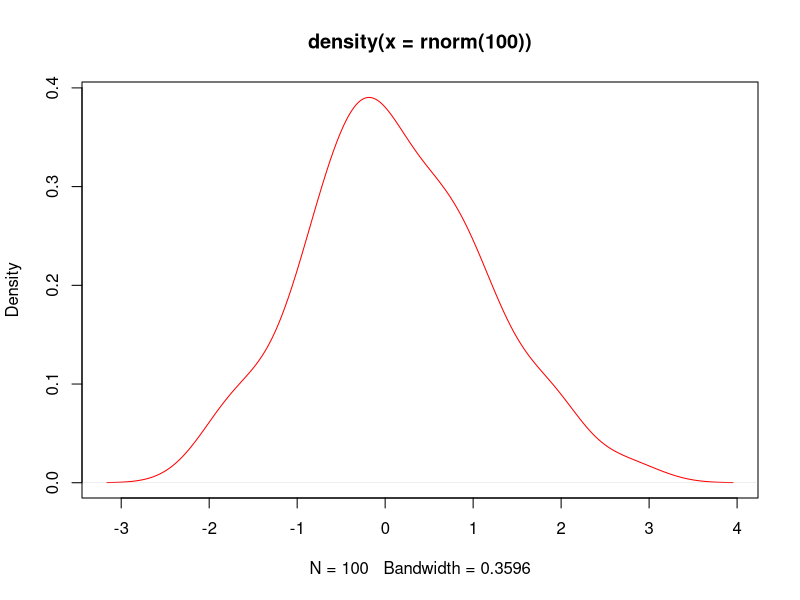

Write the R code that produced this figure.
## ---- chunk 1
plot(density(rnorm(100)), col = "red")
## ---- chunk 2
x = 5
x <- 5
assign("x", 5)
## ---- chunk 3
x <- c(1, 3, 6, 7)
## ---- chunk 4
char <- c("8", "edge", "turn8k")
logic <- c(TRUE, FALSE, TRUE, FALSE)
## ---- chunk 5
dynam <- c(8, "dds", TRUE)
dynam <- c(1, 0, 1, 1, TRUE)
dynam
## ---- chunk 6
log(x, 10)
## ---- chunk 7
log(base = 10, x)
## ---- chunk 8
x = 10
x < 5
## ---- chunk 9
x > 5
## ---- chunk 10
x == 10
## ---- chunk 11
x^10
## ---- chunk 12
x = 10/(5 - 5)
x
## ---- chunk 13
x <- c(2, 4, 5, 3, -4, 0)
x * 5
## ---- chunk 14
y <- c(5, 3)
x * y
## ---- chunk 15
z <- c(1, 2, 3, 4)
x * z
## ---- chunk 16
length(x)
## ---- chunk 17
x <- c(3, 4, 6, -7, 8)
mean = sum(x)/length(x)
mean
## ---- chunk 18
x = 2:10
y = 5:1
z = -5:10
w = -5:-10
x
## ---- chunk 19
y
## ---- chunk 20
z
## ---- chunk 21
w
## ---- chunk 22
z = seq(2, 5, 0.5)
x = seq(3, 9.1, 0.1)
y = seq(9, 3, -0.2)
length(x)
## ---- chunk 23
length(y)
## ---- chunk 24
x * y
## ---- chunk 25
x = c("A", "B", "C")
rep(x, 4)
## ---- chunk 26
x <- 1:10
y <- x <= -5
mode(x)
## ---- chunk 27
mode(y)
## ---- chunk 28
mode(mode(x))
## ---- chunk 29
x = 1:20
x[2]
## ---- chunk 30
x[0]
## ---- chunk 31
x[5:9]
## ---- chunk 32
x[c(3, 7, 8, 9, 20)]
## ---- chunk 33
x[-19]
## ---- chunk 34
x[-(1:6)]
## ---- chunk 35
x[x > 10]
## ---- chunk 36
x[TRUE]
## ---- chunk 37
y = c(TRUE, FALSE)
x[y]
## ---- chunk 38
vector <- c()
v2 <- c(TRUE, FALSE, TRUE, TRUE, FALSE, TRUE)
vector = c(v2, vector)
vector = c(F, vector)
x = 1:3
x = c(5, x)
x
## ---- chunk 39
x = 1:5
names(x)
## ---- chunk 40
names(x) <- c("Fisrt", "Second", "Third", "Forth", 
    "First")
names(x)
## ---- chunk 41
x["First"]
## ---- chunk 42
log(3) == log(3, base = exp(1))
## ---- chunk 43
x = seq(5, 100, 0.1)
x[length(x)]
## ---- chunk 44
x <- c(-10, 2, 78, 34, -98, 23, 0, -8)
order(x)
## ---- chunk 45
sort(x)
## ---- chunk 46
sort(x) == x[order(x)]
